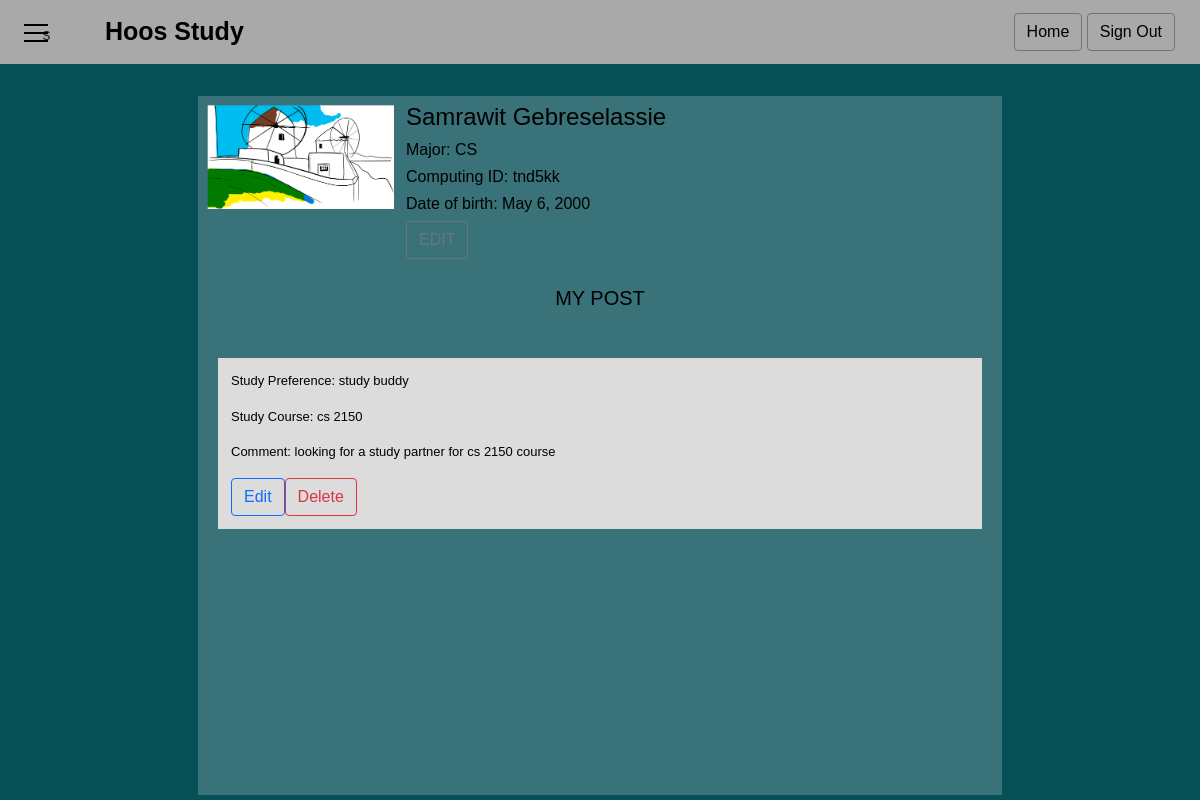
The page /profile/ (signed in) on the database as committed earlier.
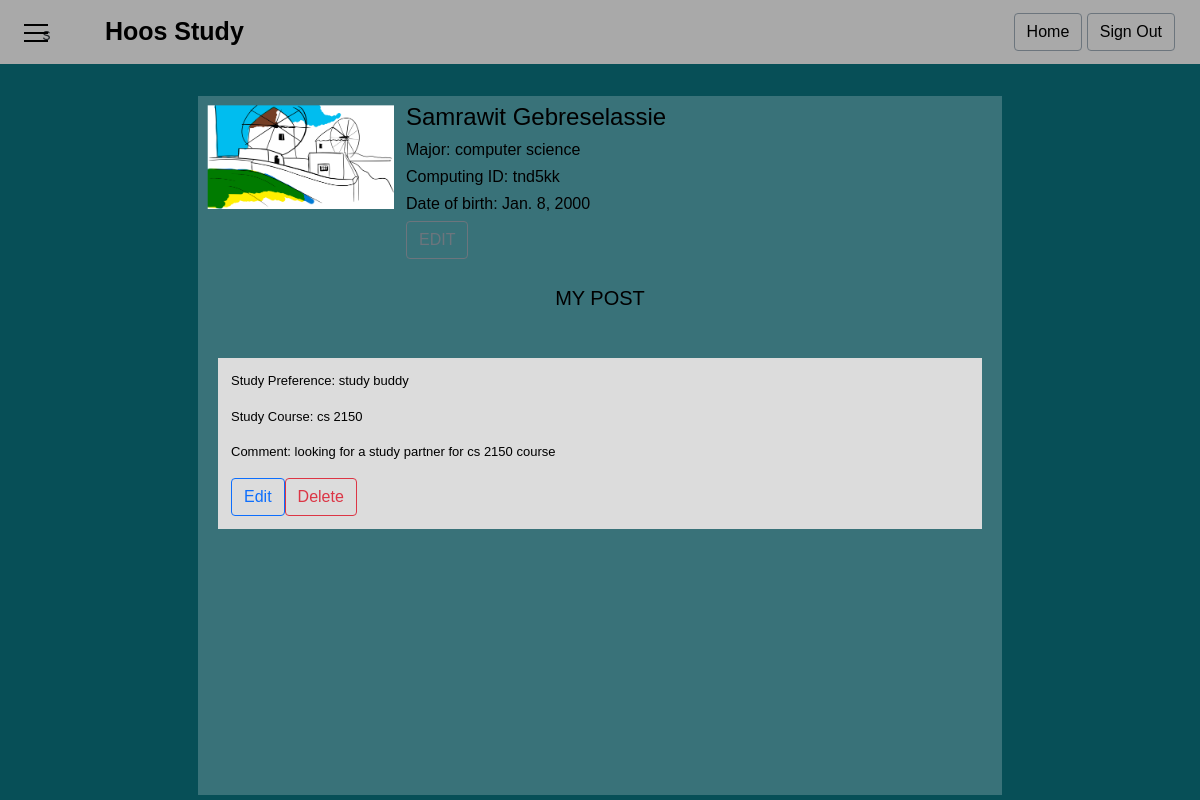
The same page on the database as committed later.
### studybuddy/models.py (models this page shows, shortened)
class Profile(models.Model):
    user = models.OneToOneField(User, on_delete=models.CASCADE)
    email = models.EmailField(null=True, unique=True)
    computing_id = models.CharField(max_length=20, null=True, unique=True)
    gender = models.CharField(max_length=20, null=True)
    date_of_birth = models.DateField(null=True)
    profile_picture = models.ImageField(upload_to='profile_pictures', default='/profile_pictures/default_pic.jpg')
    phone_number = models.IntegerField(null=True)
    department = models.CharField(max_length=255, null=True)
    current_year = models.CharField(max_length=20, null=True)
    gender_visible = models.BooleanField(default=False)
    phone_visible = models.BooleanField(default=False)

### studybuddy/views.py (the view)
# urls.py: path('profile/', views.profile, name='profilePage'),
@login_required
def profile(request):
    all_posts = Post.objects.filter(owner=User.objects.get(email=request.user.email))
    context = {
        "first_name": request.user.first_name,
        "last_name": request.user.last_name,
        "email": request.user.email,
        "computing_id": request.user.profile.computing_id,
        "profile_pic": request.user.profile.profile_picture.url,
        "major": request.user.profile.department,
        "all_posts": all_posts,
        "date_of_birth": request.user.profile.date_of_birth,
        "phone_number": request.user.profile.phone_number,
    }
    return render(request, 'studybuddy/profilePage.html', context)

### studybuddy/templates/studybuddy/profilepage.html (shortened to what this page needs)
{% load static %}
{% load socialaccount %}
<html lang="en">
<head>
  <link rel="stylesheet" href="{% static 'studybuddy/profilePageStyle.css' %}">
  <link href="https://cdn.jsdelivr.net/npm/bootstrap@5.1.3/dist/css/bootstrap.min.css" rel="stylesheet">
  <link rel="stylesheet" href="https://cdnjs.cloudflare.com/ajax/libs/font-awesome/4.7.0/css/font-awesome.min.css">
</head>
<nav class="navbar">
  <div class="hamburger-menu">
    <label class="menu__btn" for="menu__toggle">
      <span></span>
    </label>
    s
    <a href="{% url 'homePage' %}" style="font-size:25px; padding-left:50px; font-weight:bold;"> Hoos Study </a>
  </div>
  <div style="">
    <a href="{% url 'homePage' %}" class="btn btn-outline-secondary"> Home </a>
    <a href="{% url 'logout' %}" class="btn btn-outline-secondary"> Sign Out </a>
  </div>
</nav>
<body id="studybuddyHomepage" style="background-image: url('{% static 'studybuddy/images/landing_page_background.jpg'%}');">
  <main class="profilePageContentContainer">
    <div class="profilePageInformationSection">
      <div class="profilePageImageContainer">
        <img src="{{user.profile.profile_picture.url}}">
      </div>
      <div class="profilePageInformationArea">
        <h4>{{first_name}} {{last_name}}</h4>
        <h6>Major: {{major}} </h6>
        <h6>Computing ID: {{computing_id}}</h6>
        <h6>Date of birth: {{date_of_birth}}</h6>
      <div>
        <form action="{% url 'editProfile' %}" method="post">
          <input type="submit" value="EDIT" name="editUserProfile" class="btn btn-outline-secondary"/>
        </form>
      </div>
      </div>
    </div>
    <div class="profilePagePostContainerTitle">
      <h5>MY POST</h5>
    </div>
    <div style=" width:100%; padding:20px;">
      {% for post in all_posts %}
      <div class="profilePagePostContents" style="background-color: gainsboro!important;">
        <p>Study Preference: {{post.studyPreference }}</p>
        <p>Study Course: {{ post.studyCourse }} </p>
        <p>Comment: {{post.description}}</p>
        <div style="justify-content: left; display:flex; padding-right:15px; ">
          <a href="{% url 'editPost' post_id=post.id %}" class="btn btn-outline-primary"> Edit </a>
          <a href="{% url 'deletePost' post.id %}" class="btn btn-outline-danger" >Delete</a>
        </div>
      </div>
      {% endfor %}
    </div>
  </main>
</body>
</html>

Rows that differ between the two databases and show on the page:
changed Profile "tnd5kk": department "CS" → "computer science"; date_of_birth "May 6, 2000" → "Jan. 8, 2000"
